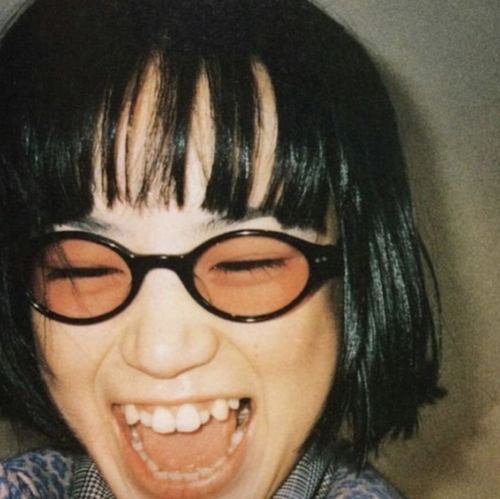
#> input picture data/image3.png, 500 x 499 px, found by its file name
$ python unique_probabilistic_bit_inversion_multiple.py
#> lines starting #> are read from the running program, lines starting #| are printed output that depends on the picture
import numpy as np
from PIL import Image

p = 0.2
img = Image.open("image3.png").convert("RGB")

for i in np.arange(100):  # probabilidad de invertir el MSB


    arr = np.array(img, dtype=np.uint8)

    # Máscara Bernoulli(p)
    mask = (np.random.rand(*arr.shape) < p).astype(np.uint8)

    # Invertir MSB solo donde mask == 1
    arr_prob = arr ^ (mask * 128)

    img_out = Image.fromarray(arr_prob, mode="RGB")
    img_out.save(f"bitswap_frames/{i}.png")
    print(f"guardada imagen {i}")
#> this loop made 100 passes
#> pass 1, `arr_prob = arr ^ (mask * 128)`:
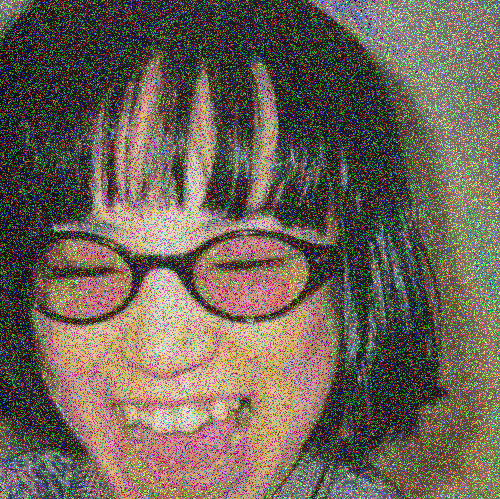
#> arr_prob: shape (499, 500, 3); mean R, G, B 110.8, 100.2, 88
#> pass 2, `arr_prob = arr ^ (mask * 128)`:
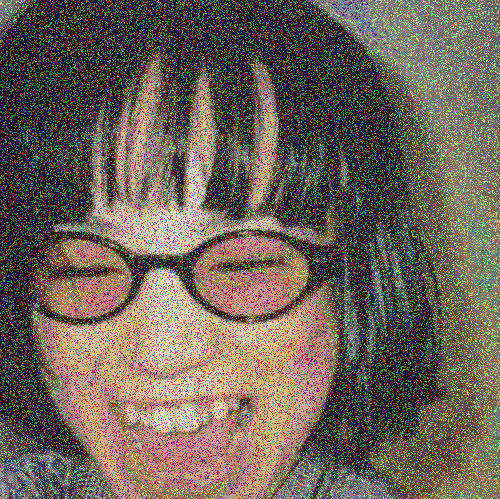
#> arr_prob: shape (499, 500, 3); mean R, G, B 110.7, 100.1, 88
#> pass 3, `arr_prob = arr ^ (mask * 128)`:
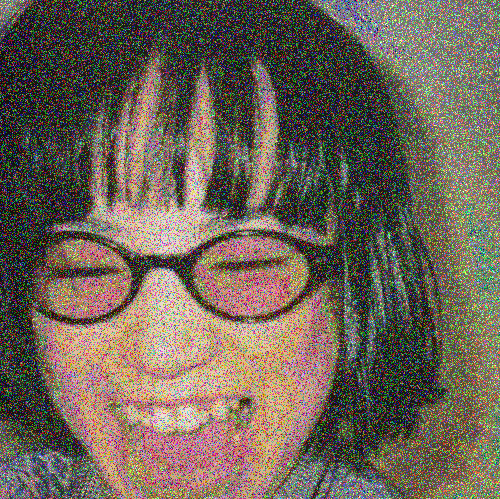
#> arr_prob: shape (499, 500, 3); mean R, G, B 110.9, 100.4, 88.1
#> after the loop:
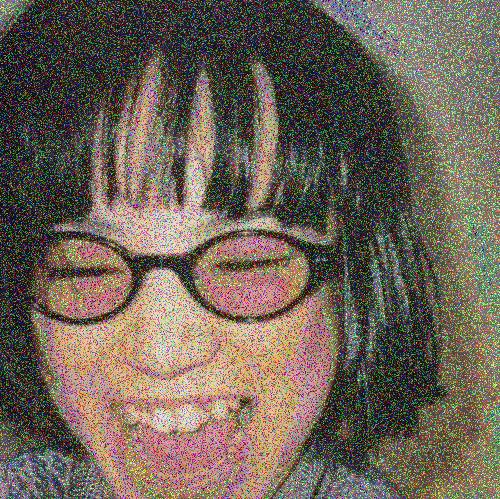
#> arr_prob: shape (499, 500, 3); mean R, G, B 111, 100.3, 87.8
